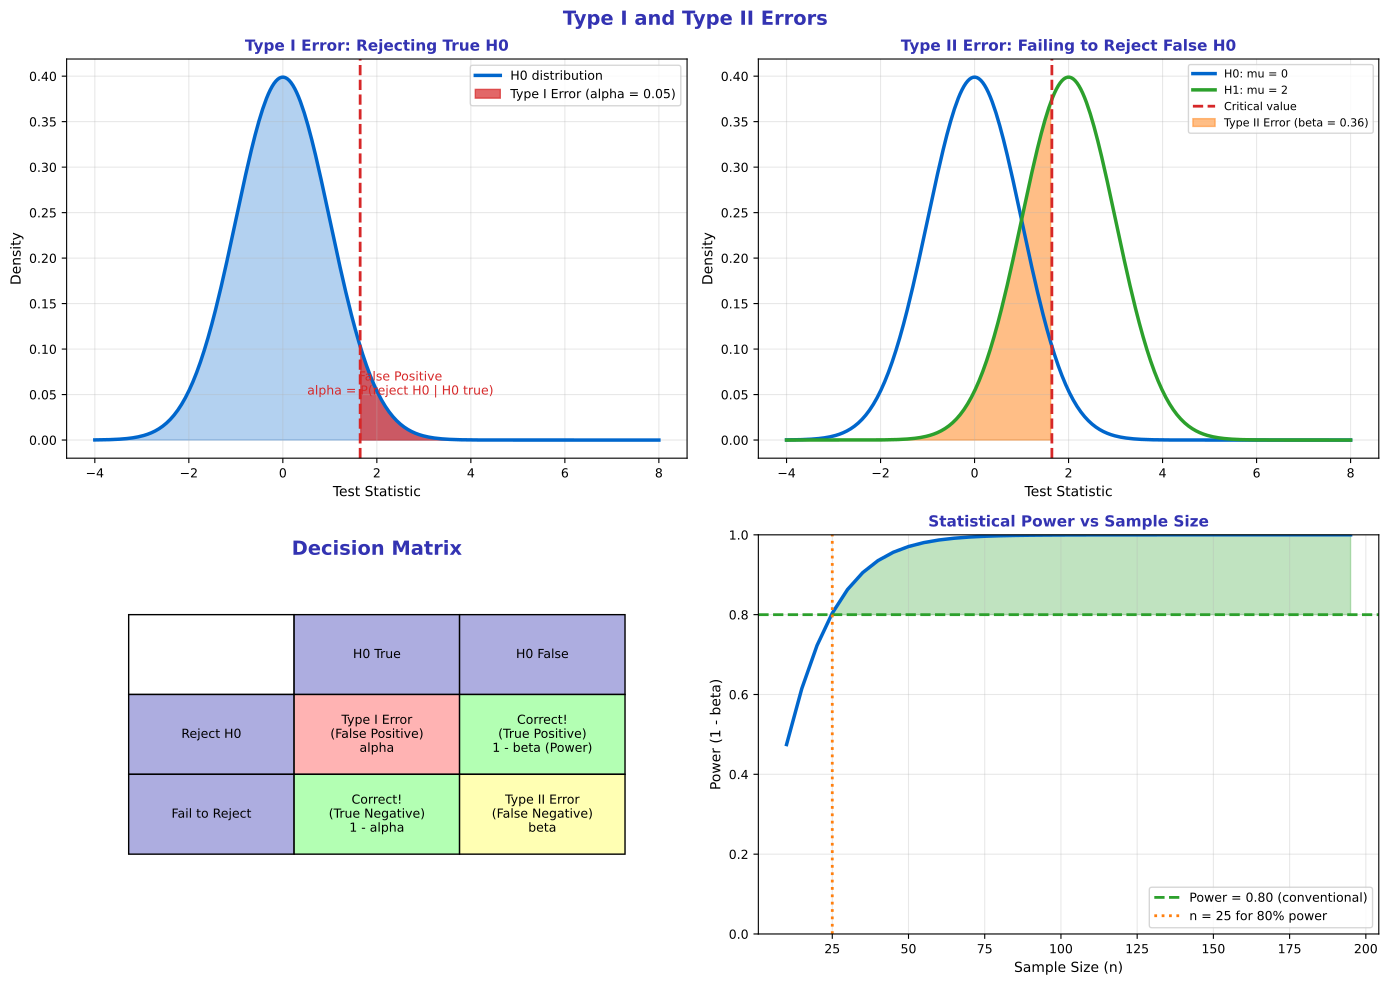

This chart was generated by the following Python code:
"""Type I and Type II Errors - False positives and negatives"""
import matplotlib.pyplot as plt
import numpy as np
from scipy import stats
from pathlib import Path

plt.rcParams.update({
    'font.size': 10,
    'axes.labelsize': 10,
    'axes.titlesize': 11,
    'xtick.labelsize': 9,
    'ytick.labelsize': 9,
    'legend.fontsize': 9,
    'figure.figsize': (10, 6),
    'figure.dpi': 150
})

MLPURPLE = '#3333B2'
MLLAVENDER = '#ADADE0'
MLBLUE = '#0066CC'
MLORANGE = '#FF7F0E'
MLGREEN = '#2CA02C'
MLRED = '#D62728'

fig, axes = plt.subplots(2, 2, figsize=(14, 10))
fig.suptitle('Type I and Type II Errors', fontsize=14, fontweight='bold', color=MLPURPLE)

x = np.linspace(-4, 8, 300)

# Plot 1: Type I error (false positive)
ax1 = axes[0, 0]
y_h0 = stats.norm.pdf(x, loc=0)

ax1.plot(x, y_h0, color=MLBLUE, linewidth=2.5, label='H0 distribution')
ax1.fill_between(x, y_h0, alpha=0.3, color=MLBLUE)

# Critical region
alpha = 0.05
z_crit = stats.norm.ppf(1 - alpha)
ax1.fill_between(x, y_h0, where=x >= z_crit, alpha=0.7, color=MLRED, label=f'Type I Error (alpha = {alpha})')
ax1.axvline(z_crit, color=MLRED, linewidth=2, linestyle='--')

ax1.set_title('Type I Error: Rejecting True H0', fontsize=11, fontweight='bold', color=MLPURPLE)
ax1.set_xlabel('Test Statistic', fontsize=10)
ax1.set_ylabel('Density', fontsize=10)
ax1.legend(fontsize=9)
ax1.grid(alpha=0.3)
ax1.annotate('False Positive\nalpha = P(reject H0 | H0 true)', xy=(2.5, 0.05),
             fontsize=9, color=MLRED, ha='center')

# Plot 2: Type II error (false negative)
ax2 = axes[0, 1]
# True effect exists
mu1 = 2  # True mean under H1
y_h0 = stats.norm.pdf(x, loc=0)
y_h1 = stats.norm.pdf(x, loc=mu1)

ax2.plot(x, y_h0, color=MLBLUE, linewidth=2.5, label='H0: mu = 0')
ax2.plot(x, y_h1, color=MLGREEN, linewidth=2.5, label=f'H1: mu = {mu1}')

z_crit = stats.norm.ppf(1 - 0.05)
ax2.axvline(z_crit, color=MLRED, linewidth=2, linestyle='--', label='Critical value')

# Beta is area of H1 to the left of critical value
beta = stats.norm.cdf(z_crit, loc=mu1)
ax2.fill_between(x, y_h1, where=x <= z_crit, alpha=0.5, color=MLORANGE, label=f'Type II Error (beta = {beta:.2f})')

ax2.set_title('Type II Error: Failing to Reject False H0', fontsize=11, fontweight='bold', color=MLPURPLE)
ax2.set_xlabel('Test Statistic', fontsize=10)
ax2.set_ylabel('Density', fontsize=10)
ax2.legend(fontsize=8)
ax2.grid(alpha=0.3)

# Plot 3: Confusion matrix style
ax3 = axes[1, 0]
ax3.axis('off')

ax3.text(0.5, 0.95, 'Decision Matrix', ha='center', fontsize=14,
         fontweight='bold', color=MLPURPLE, transform=ax3.transAxes)

# Create table
table_data = [
    ['', 'H0 True', 'H0 False'],
    ['Reject H0', 'Type I Error\n(False Positive)\nalpha', 'Correct!\n(True Positive)\n1 - beta (Power)'],
    ['Fail to Reject', 'Correct!\n(True Negative)\n1 - alpha', 'Type II Error\n(False Negative)\nbeta'],
]

colors = [
    ['white', MLLAVENDER, MLLAVENDER],
    [MLLAVENDER, '#FFB3B3', '#B3FFB3'],
    [MLLAVENDER, '#B3FFB3', '#FFFFB3'],
]

table = ax3.table(cellText=table_data, cellColours=colors, loc='center',
                  cellLoc='center', bbox=[0.1, 0.2, 0.8, 0.6])
table.auto_set_font_size(False)
table.set_fontsize(9)
table.scale(1, 2)

# Plot 4: Power and sample size
ax4 = axes[1, 1]

# Power as function of sample size
sample_sizes = np.arange(10, 200, 5)
effect_size = 0.5  # Cohen's d

powers = []
for n in sample_sizes:
    se = 1 / np.sqrt(n)  # Standard error
    z_crit = stats.norm.ppf(0.95)  # One-tailed alpha = 0.05
    z_beta = (effect_size - z_crit * se) / se
    power = stats.norm.cdf(z_beta)
    powers.append(power)

ax4.plot(sample_sizes, powers, color=MLBLUE, linewidth=2.5)
ax4.axhline(0.8, color=MLGREEN, linewidth=2, linestyle='--', label='Power = 0.80 (conventional)')
ax4.fill_between(sample_sizes, powers, 0.8, where=np.array(powers) >= 0.8, alpha=0.3, color=MLGREEN)

# Find sample size for 80% power
idx_80 = np.argmin(np.abs(np.array(powers) - 0.8))
n_80 = sample_sizes[idx_80]
ax4.axvline(n_80, color=MLORANGE, linewidth=2, linestyle=':', label=f'n = {n_80} for 80% power')

ax4.set_title('Statistical Power vs Sample Size', fontsize=11, fontweight='bold', color=MLPURPLE)
ax4.set_xlabel('Sample Size (n)', fontsize=10)
ax4.set_ylabel('Power (1 - beta)', fontsize=10)
ax4.legend(fontsize=9)
ax4.grid(alpha=0.3)
ax4.set_ylim(0, 1)

plt.tight_layout()
plt.savefig(Path(__file__).parent / 'chart.pdf', dpi=300, bbox_inches='tight')
plt.close()
